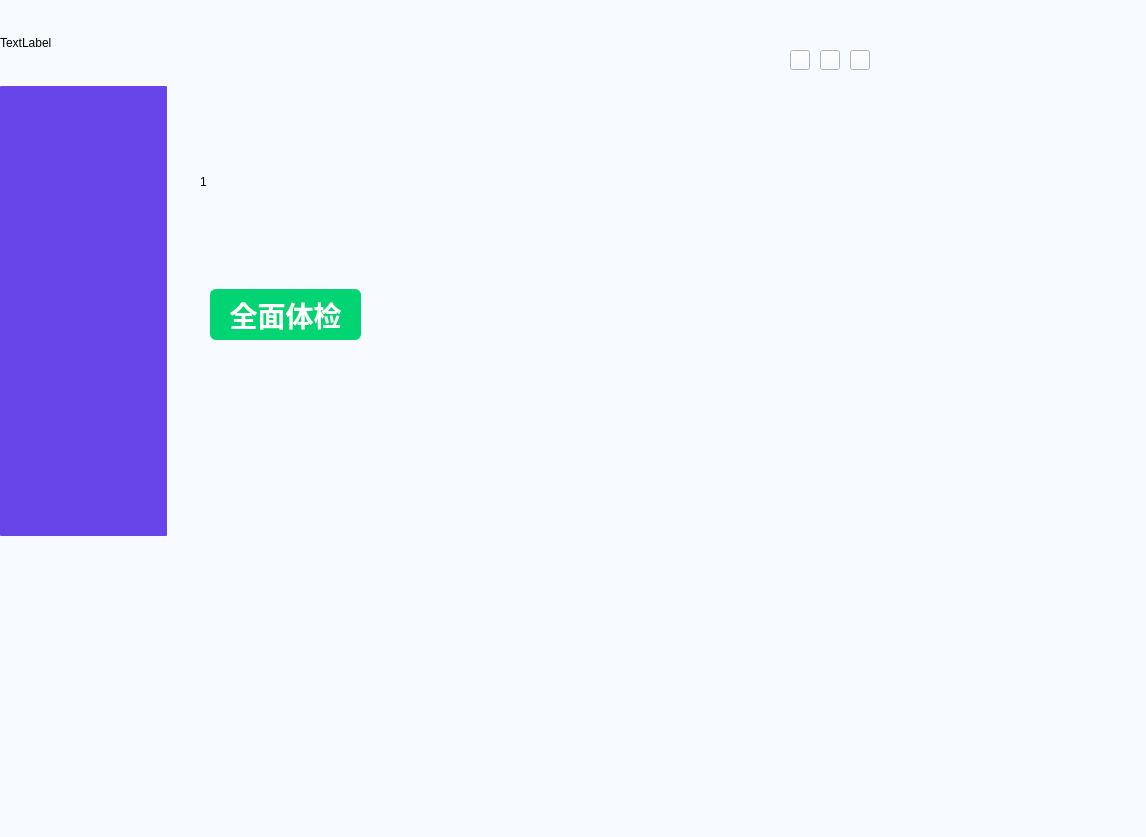
<?xml version="1.0" encoding="UTF-8"?>
<ui version="4.0">
 <class>qq_pcmanagerClass</class>
 <widget class="QWidget" name="qq_pcmanagerClass">
  <property name="geometry">
   <rect>
    <x>0</x>
    <y>0</y>
    <width>1146</width>
    <height>837</height>
   </rect>
  </property>
  <property name="windowTitle">
   <string>qq_pcmanager</string>
  </property>
  <property name="styleSheet">
   <string notr="true">QWidget
{
	background-color:rgb(247, 250, 255);
}

QListWidget
{
    background:rgb(104,69,232);   /*表格背景色*/
    color:white;                  /*前景色：文字颜色*/
	font-size:20px;
	border-radius:1px; 
}
 
QListWidget::item:hover
{
    show-decoration-selected:5;
    background:skyblue;
}
 
QListWidget::item:selected
{
    background:lightgray;
    padding:0px;
    margin:0px;
    color:red;
}
 
/*上次选择后保留的状态，鼠标离开后显示*/
QListWidget::item:selected:!active
{
    border-width:0px;
    background:lightgreen;
}</string>
  </property>
  <widget class="QPushButton" name="btn_set">
   <property name="geometry">
    <rect>
     <x>790</x>
     <y>50</y>
     <width>20</width>
     <height>20</height>
    </rect>
   </property>
   <property name="text">
    <string/>
   </property>
  </widget>
  <widget class="QPushButton" name="btn_min">
   <property name="geometry">
    <rect>
     <x>820</x>
     <y>50</y>
     <width>20</width>
     <height>20</height>
    </rect>
   </property>
   <property name="text">
    <string/>
   </property>
  </widget>
  <widget class="QPushButton" name="btn_close">
   <property name="geometry">
    <rect>
     <x>850</x>
     <y>50</y>
     <width>20</width>
     <height>20</height>
    </rect>
   </property>
   <property name="text">
    <string/>
   </property>
  </widget>
  <widget class="QListWidget" name="listWidget">
   <property name="geometry">
    <rect>
     <x>0</x>
     <y>86</y>
     <width>167</width>
     <height>450</height>
    </rect>
   </property>
  </widget>
  <widget class="QStackedWidget" name="stackedWidget">
   <property name="geometry">
    <rect>
     <x>170</x>
     <y>89</y>
     <width>711</width>
     <height>441</height>
    </rect>
   </property>
   <property name="currentIndex">
    <number>0</number>
   </property>
   <widget class="QWidget" name="page1">
    <widget class="QPushButton" name="btn_check1">
     <property name="geometry">
      <rect>
       <x>40</x>
       <y>200</y>
       <width>151</width>
       <height>51</height>
      </rect>
     </property>
     <property name="styleSheet">
      <string notr="true">QPushButton
{
	background-color:rgb(0, 212, 115);
	color:white;
	font-family: &quot;Microsoft YaHei&quot;;
	font-weight:bold;
	font-size:28px;
    border-radius:6px; 
}

QPushButton:hover
{
    background-color:rgb(0, 232, 155); /*改变背景色*/
    border-style:inset;/*改变边框风格*/
    padding-left:0.3px;
    padding-top:0.3px;
}</string>
     </property>
     <property name="text">
      <string>全面体检</string>
     </property>
    </widget>
    <widget class="QLabel" name="label1">
     <property name="geometry">
      <rect>
       <x>30</x>
       <y>20</y>
       <width>409</width>
       <height>145</height>
      </rect>
     </property>
     <property name="text">
      <string>1</string>
     </property>
    </widget>
   </widget>
   <widget class="QWidget" name="page2">
    <widget class="QLabel" name="label2">
     <property name="geometry">
      <rect>
       <x>30</x>
       <y>20</y>
       <width>409</width>
       <height>145</height>
      </rect>
     </property>
     <property name="text">
      <string>2</string>
     </property>
    </widget>
   </widget>
   <widget class="QWidget" name="page3">
    <widget class="QLabel" name="label3">
     <property name="geometry">
      <rect>
       <x>70</x>
       <y>60</y>
       <width>409</width>
       <height>145</height>
      </rect>
     </property>
     <property name="text">
      <string>3</string>
     </property>
    </widget>
   </widget>
   <widget class="QWidget" name="page4">
    <widget class="QLabel" name="label4">
     <property name="geometry">
      <rect>
       <x>60</x>
       <y>50</y>
       <width>409</width>
       <height>145</height>
      </rect>
     </property>
     <property name="text">
      <string>4</string>
     </property>
    </widget>
   </widget>
   <widget class="QWidget" name="page5">
    <widget class="QLabel" name="label5">
     <property name="geometry">
      <rect>
       <x>80</x>
       <y>60</y>
       <width>409</width>
       <height>145</height>
      </rect>
     </property>
     <property name="text">
      <string>5</string>
     </property>
    </widget>
   </widget>
  </widget>
  <widget class="QLabel" name="label">
   <property name="geometry">
    <rect>
     <x>0</x>
     <y>0</y>
     <width>168</width>
     <height>86</height>
    </rect>
   </property>
   <property name="text">
    <string>TextLabel</string>
   </property>
  </widget>
 </widget>
 <layoutdefault spacing="6" margin="11"/>
 <resources>
  <include location="qq_pcmanager.qrc"/>
 </resources>
 <connections/>
</ui>
